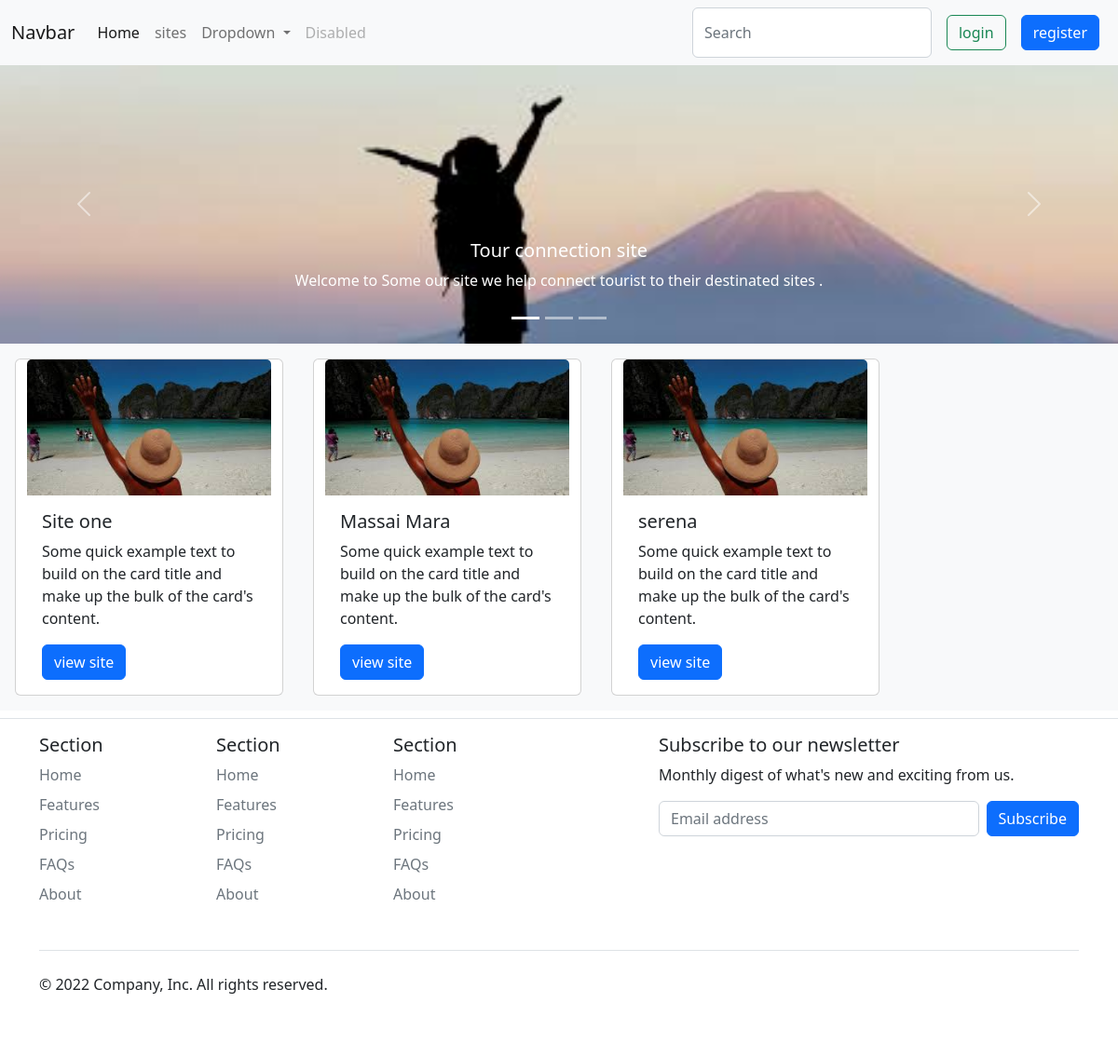
The page / on the database its author committed.
### models.py (models this page shows, shortened)
class Site(db.Model):
    __tablename__='sites'
    id=db.Column(db.Integer, primary_key=True)
    name=db.Column(db.String)
    location=db.Column(db.String)
    description=db.Column(db.String)
    price=db.Column(db.Float)

### routes.py (the view)
@app.route('/')
def home():
    sites=Site.query.all()
    return render_template("index.html",sites=sites)

### templates/index.html (shortened to what this page needs)
{% extends "base.html" %}
{% block body %}
<div id="carouselExampleCaptions" class="carousel slide" data-bs-ride="false">
    <div class="carousel-indicators">
      <button type="button" data-bs-target="#carouselExampleCaptions" data-bs-slide-to="0" class="active" aria-current="true" aria-label="Slide 1"></button>
      <button type="button" data-bs-target="#carouselExampleCaptions" data-bs-slide-to="1" aria-label="Slide 2"></button>
      <button type="button" data-bs-target="#carouselExampleCaptions" data-bs-slide-to="2" aria-label="Slide 3"></button>
    </div>
    <div class="carousel-inner">
      <div class="carousel-item active">
        <img src="../static/images/nav.jpeg" class="d-block w-100" alt="...">
        <div class="carousel-caption d-none d-md-block">
          <h5> Tour connection site</h5>
          <p>Welcome to Some our site we help connect tourist to their destinated sites .</p>
        </div>
      </div>
    </div>
    <button class="carousel-control-prev" type="button" data-bs-target="#carouselExampleCaptions" data-bs-slide="prev">
      <span class="carousel-control-prev-icon" aria-hidden="true"></span>
    </button>
    <button class="carousel-control-next" type="button" data-bs-target="#carouselExampleCaptions" data-bs-slide="next">
      <span class="carousel-control-next-icon" aria-hidden="true"></span>
    </button>
  </div>
  <div class="w-100 bg-light">
  <div class="container row" >
      {% for site in sites %}
            <div class="card m-3" style="width: 18rem;">
                <img src="../static/images/nav1.jpeg" class="card-img-top w-100" alt="...">
                <div class="card-body">
                <h5 class="card-title">{{site.name}}</h5>
                <p class="card-text">Some quick example text to build on the card title and make up the bulk of the card's content.</p>
                <a href="{{url_for('sitePage',id=site.id)}}" class="btn btn-primary">view site</a>
                </div>
            </div>
      {% endfor %}
  </div>
  </div>
{% endblock %}

### rows shown on the page
Site: name "Site one"
Site: name "Massai Mara"
Site: name "serena"
